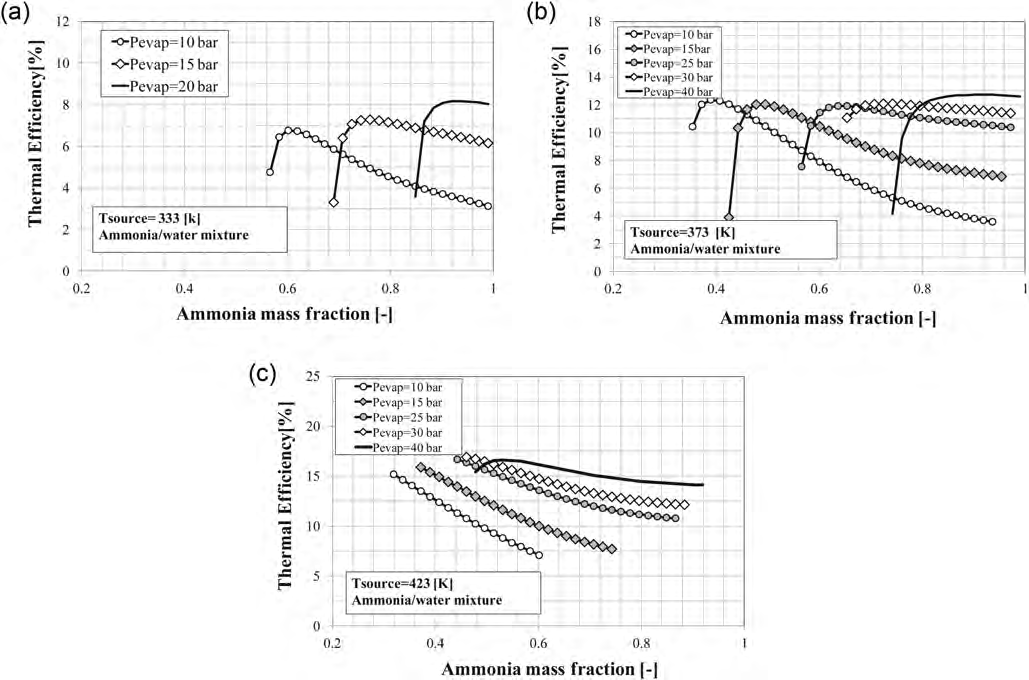
#> input picture reference/elsayed2013/fig2_eta_vs_xb.png, 1029 x 680 px, found by its file name
$ python fig4_markers.py
#> lines starting #> are read from the running program, lines starting #| are printed output that depends on the picture; after the words box and inside, x2 and y2 are one past the last pixel; in counts of white or black regions, pixels touching at a corner belong together
# -*- coding: utf-8 -*-
"""Localiza clusters de marcador en el cuerpo de fig4 (fuera de la caja de leyenda) y los imprime.
Compara con las plantillas de fig2 (rombo blanco / rombo gris)."""
import numpy as np
from PIL import Image
from scipy import ndimage

# plantillas conocidas de fig2 (registradas en sesion anterior / renders)
g2 = np.asarray(Image.open(r'D:\Desktop\ciclo_kalina_tercero\reference\elsayed2013\fig2_eta_vs_xb.png').convert('L'))
#> g2 is the input picture: shape (680, 1029); min 0, max 255, mean 243.5
# rombo gris de fig2b: x=631..640 y=244..253 ; rombo blanco fig2a: x=101..110 y=229..239
for name, x0, x1, y0, y1, th in [('fig2b rombo GRIS leg-b', 631, 641, 244, 254, 170),
                                 ('fig2a rombo BLANCO leg-a', 101, 111, 229, 240, 170)]:
    print('===== %s =====' % name)
    for y in range(y0, y1):
        print('%3d: %s' % (y, ''.join('#' if g2[y, x] < th else ('+' if g2[y, x] < th + 60 else '.') for x in range(x0, x1))))
#> this loop made 2 passes
#> (printed output is left out)

g = np.asarray(Image.open(r'D:\Desktop\ciclo_kalina_tercero\reference\elsayed2013\fig4_eta_vs_P.png').convert('L'))
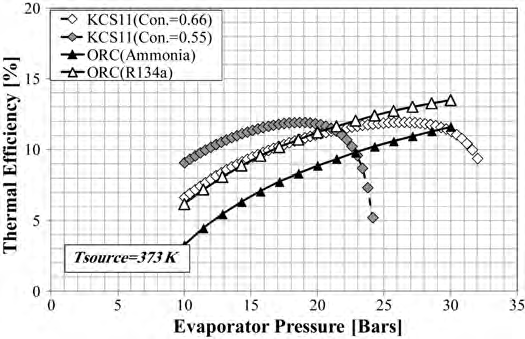
#> input picture reference/elsayed2013/fig4_eta_vs_P.png, 525 x 339 px, found by its file name
#> g is the input picture: shape (339, 525); min 0, max 255, mean 233

def clusters(x0, x1, y0, y1, th=170, minpx=2, maxpx=60):
    sub = g[y0:y1, x0:x1] < th
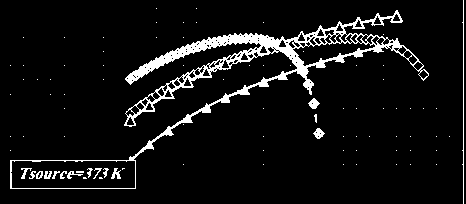
#> sub: shape (204, 466) bool; 7.1% white; 88 white regions (73 under 20 px), largest, box (x1, y1, x2, y2) and area: (10, 10, 429, 189) 5853, (462, 0, 464, 204) 207, (308, 98, 320, 109) 77
    lab, n = ndimage.label(sub)
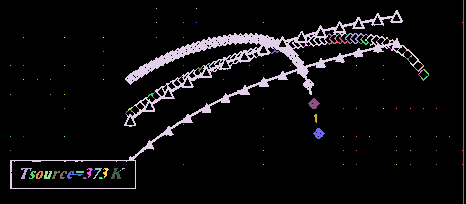
#> lab: shape (204, 466) int32; 163 distinct labels, from 0 to 162; one colour per label, 0 black
#> n = 162
    out = []
    for i in range(1, n + 1):
        ys, xs = np.where(lab == i)
        if minpx <= len(ys) <= maxpx:
            out.append((x0 + int(xs.min()), y0 + int(ys.min()), lab == i, len(ys)))
    out.sort(key=lambda t: (t[1], t[0]))
    return out

print('\n===== fig4 cuerpo: clusters pequenos (probables marcadores), y=84..288, x=54..520 =====')
for i, (cx, cy, mask, npx) in enumerate(clusters(54, 520, 84, 288, 170, 4, 50)):
    ys, xs = np.where(mask)
    bx0, bx1 = xs.min(), xs.max() + 1
    by0, by1 = ys.min(), ys.max() + 1
    crop = mask[by0:by1, bx0:bx1]
    h, w = crop.shape
    if not (6 <= h <= 14 and 6 <= w <= 14):
        continue
    print('-- [%02d] %dpx x=%d..%d y=%d..%d (%dx%d)' % (i, npx, cx + bx0, cx + bx1 - 1, cy + by0, cy + by1 - 1, w, h))
    for r in range(h):
        print('     %s' % ''.join('#' if crop[r, c] else '.' for c in range(w)))
